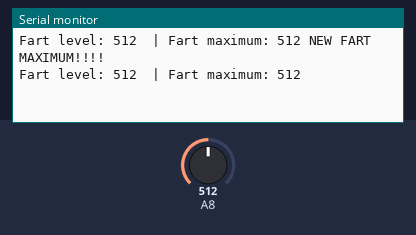
A sketch run on a simulated Arduino Mega 2560, built with avr-gcc and run on an emulated ATmega2560. Shown: the last lines printed to the serial monitor. Inputs (shaded band) come from the test bench; at power-on: A8 = 512.

Above: at 1.8 s.
1.9 s: A8 set to 985
At 2.5 s:
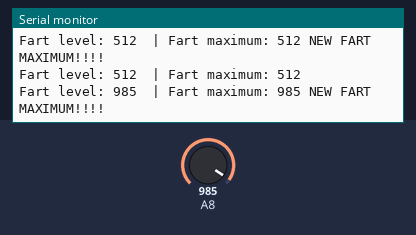
3.4 s: A8 set to 1013
At 4.8 s:
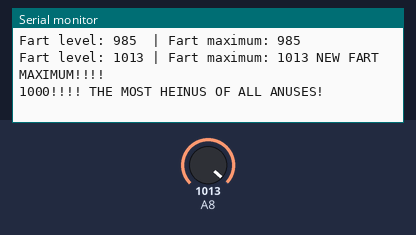

Measured:
- the behaviour switches between 999 and 1000 on A8 (found by bisection; images 1 and 2)
- after the input at 1.9 s, the serial monitor: prints a new line after 0.10 s (image 1)
- after the input at 3.4 s, the serial monitor: prints a new line after 0.60 s (image 2)

The sketch:

Simple_FartLevel_Detector.ino
```cpp
int fartMax = 400;
int fartMaxPrev = fartMax;

void setup() {
  Serial.begin(19200);
}

void loop() {
  int fartVal = analogRead(A8);
  if(fartVal > fartMax) fartMax = fartVal;
  Serial.print(F("Fart level: "));
  Serial.print(fartVal);
  if(fartVal < 1000) Serial.print(F("  "));
  else Serial.print(F(" "));
  Serial.print(F("| "));
  Serial.print(F("Fart maximum: "));
  if(fartMax != fartMaxPrev) {
    Serial.print(fartMax);
    Serial.println(F(" NEW FART MAXIMUM!!!!"));
  }
  else Serial.println(fartMax);
  if(fartVal >= 1000) Serial.println(F("1000!!!! THE MOST HEINUS OF ALL ANUSES!"));
  fartMaxPrev = fartMax;
  delay(1000);  // Delay between fart level reads
}
```
